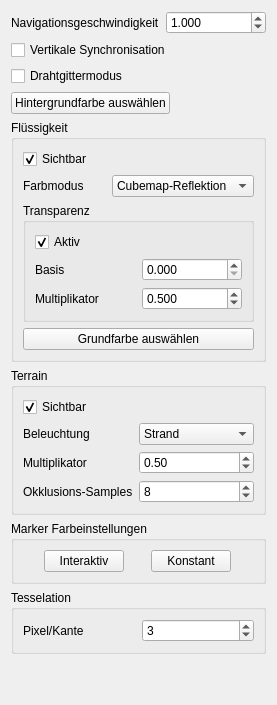
         <widget class="QWidget" name="tab_3">
          <attribute name="title">
           <string>OpenGL</string>
          </attribute>
          <layout class="QVBoxLayout" name="verticalLayout_4">
           <item>
            <layout class="QHBoxLayout" name="horizontalLayout_4">
             <item>
              <widget class="QLabel" name="label">
               <property name="text">
                <string>Navigationsgeschwindigkeit</string>
               </property>
              </widget>
             </item>
             <item>
              <widget class="QDoubleSpinBox" name="set_navigationSpeed">
               <property name="decimals">
                <number>3</number>
               </property>
               <property name="minimum">
                <double>0.001000000000000</double>
               </property>
               <property name="maximum">
                <double>1000.000000000000000</double>
               </property>
               <property name="singleStep">
                <double>0.100000000000000</double>
               </property>
               <property name="value">
                <double>1.000000000000000</double>
               </property>
              </widget>
             </item>
            </layout>
           </item>
           <item>
            <widget class="QCheckBox" name="vsync">
             <property name="text">
              <string>Vertikale Synchronisation</string>
             </property>
            </widget>
           </item>
           <item>
            <widget class="QCheckBox" name="set_wireframe">
             <property name="text">
              <string>Drahtgittermodus</string>
             </property>
            </widget>
           </item>
           <item>
            <widget class="QPushButton" name="act_selectBackgroundColor">
             <property name="sizePolicy">
              <sizepolicy hsizetype="Fixed" vsizetype="Fixed">
               <horstretch>0</horstretch>
               <verstretch>0</verstretch>
              </sizepolicy>
             </property>
             <property name="text">
              <string>Hintergrundfarbe auswählen</string>
             </property>
            </widget>
           </item>
           <item>
            <widget class="QGroupBox" name="groupBox_6">
             <property name="title">
              <string>Flüssigkeit</string>
             </property>
             <layout class="QGridLayout" name="gridLayout_15">
              <item row="2" column="0">
               <widget class="QGroupBox" name="groupBox_11">
                <property name="title">
                 <string>Transparenz</string>
                </property>
                <layout class="QVBoxLayout" name="verticalLayout_18">
                 <item>
                  <layout class="QGridLayout" name="gridLayout_13">
                   <item row="1" column="0">
                    <widget class="QLabel" name="label_6">
                     <property name="text">
                      <string>Basis</string>
                     </property>
                    </widget>
                   </item>
                   <item row="1" column="1">
                    <widget class="QDoubleSpinBox" name="set_waterTransparencyBase">
                     <property name="decimals">
                      <number>3</number>
                     </property>
                     <property name="maximum">
                      <double>10.000000000000000</double>
                     </property>
                     <property name="singleStep">
                      <double>0.100000000000000</double>
                     </property>
                    </widget>
                   </item>
                   <item row="2" column="0">
                    <widget class="QLabel" name="label_18">
                     <property name="text">
                      <string>Multiplikator</string>
                     </property>
                    </widget>
                   </item>
                   <item row="2" column="1">
                    <widget class="QDoubleSpinBox" name="set_waterTransparencyMult">
                     <property name="decimals">
                      <number>3</number>
                     </property>
                     <property name="singleStep">
                      <double>0.100000000000000</double>
                     </property>
                     <property name="value">
                      <double>0.500000000000000</double>
                     </property>
                    </widget>
                   </item>
                   <item row="0" column="0">
                    <widget class="QCheckBox" name="set_waterTransparency">
                     <property name="text">
                      <string>Aktiv</string>
                     </property>
                     <property name="checked">
                      <bool>true</bool>
                     </property>
                    </widget>
                   </item>
                  </layout>
                 </item>
                </layout>
               </widget>
              </item>
              <item row="3" column="0">
               <widget class="QPushButton" name="set_waterColor">
                <property name="sizePolicy">
                 <sizepolicy hsizetype="Minimum" vsizetype="Minimum">
                  <horstretch>0</horstretch>
                  <verstretch>0</verstretch>
                 </sizepolicy>
                </property>
                <property name="text">
                 <string>Grundfarbe auswählen</string>
                </property>
               </widget>
              </item>
              <item row="1" column="0">
               <layout class="QGridLayout" name="gridLayout_14">
                <item row="0" column="0">
                 <widget class="QCheckBox" name="set_waterVisible">
                  <property name="text">
                   <string>Sichtbar</string>
                  </property>
                  <property name="checked">
                   <bool>true</bool>
                  </property>
                 </widget>
                </item>
                <item row="1" column="0">
                 <widget class="QLabel" name="label_37">
                  <property name="text">
                   <string>Farbmodus</string>
                  </property>
                 </widget>
                </item>
                <item row="1" column="1">
                 <widget class="QComboBox" name="set_colorMode">
                  <item>
                   <property name="text">
                    <string>Cubemap-Reflektion</string>
                   </property>
                  </item>
                  <item>
                   <property name="text">
                    <string>Gradient</string>
                   </property>
                  </item>
                 </widget>
                </item>
               </layout>
              </item>
             </layout>
            </widget>
           </item>
           <item>
            <widget class="QGroupBox" name="groupBox_7">
             <property name="title">
              <string>Terrain</string>
             </property>
             <layout class="QGridLayout" name="gridLayout_17">
              <item row="1" column="0">
               <layout class="QGridLayout" name="gridLayout_16">
                <item row="0" column="0">
                 <layout class="QGridLayout" name="gridLayout_20">
                  <item row="1" column="0">
                   <widget class="QLabel" name="label_24">
                    <property name="text">
                     <string>Multiplikator</string>
                    </property>
                   </widget>
                  </item>
                  <item row="0" column="0">
                   <widget class="QLabel" name="label_19">
                    <property name="text">
                     <string>Beleuchtung</string>
                    </property>
                   </widget>
                  </item>
                  <item row="1" column="1">
                   <widget class="QDoubleSpinBox" name="set_terrainMult">
                    <property name="maximum">
                     <double>10.000000000000000</double>
                    </property>
                    <property name="singleStep">
                     <double>0.100000000000000</double>
                    </property>
                    <property name="value">
                     <double>0.500000000000000</double>
                    </property>
                   </widget>
                  </item>
                  <item row="0" column="1">
                   <widget class="QComboBox" name="set_terrainLighting">
                    <item>
                     <property name="text">
                      <string>Strand</string>
                     </property>
                    </item>
                    <item>
                     <property name="text">
                      <string>Überbeleuchtet</string>
                     </property>
                    </item>
                    <item>
                     <property name="text">
                      <string>Düster</string>
                     </property>
                    </item>
                   </widget>
                  </item>
                  <item row="2" column="0">
                   <widget class="QLabel" name="label_36">
                    <property name="text">
                     <string>Okklusions-Samples</string>
                    </property>
                   </widget>
                  </item>
                  <item row="2" column="1">
                   <widget class="QSpinBox" name="set_occlusionSamples">
                    <property name="maximum">
                     <number>100</number>
                    </property>
                    <property name="value">
                     <number>8</number>
                    </property>
                   </widget>
                  </item>
                 </layout>
                </item>
               </layout>
              </item>
              <item row="0" column="0">
               <widget class="QCheckBox" name="set_terrainVisible">
                <property name="text">
                 <string>Sichtbar</string>
                </property>
                <property name="checked">
                 <bool>true</bool>
                </property>
               </widget>
              </item>
             </layout>
            </widget>
           </item>
           <item>
            <widget class="QGroupBox" name="groupBox_12">
             <property name="title">
              <string>Marker Farbeinstellungen</string>
             </property>
             <layout class="QHBoxLayout" name="horizontalLayout_2">
              <item>
               <widget class="QPushButton" name="set_markerColorInteractive">
                <property name="sizePolicy">
                 <sizepolicy hsizetype="Fixed" vsizetype="Fixed">
                  <horstretch>0</horstretch>
                  <verstretch>0</verstretch>
                 </sizepolicy>
                </property>
                <property name="text">
                 <string>Interaktiv</string>
                </property>
               </widget>
              </item>
              <item>
               <widget class="QPushButton" name="set_markerColorConstant">
                <property name="sizePolicy">
                 <sizepolicy hsizetype="Fixed" vsizetype="Fixed">
                  <horstretch>0</horstretch>
                  <verstretch>0</verstretch>
                 </sizepolicy>
                </property>
                <property name="text">
                 <string>Konstant</string>
                </property>
               </widget>
              </item>
             </layout>
            </widget>
           </item>
           <item>
            <widget class="QGroupBox" name="groupBox_16">
             <property name="title">
              <string>Tesselation</string>
             </property>
             <layout class="QGridLayout" name="gridLayout_26">
              <item row="0" column="0">
               <layout class="QGridLayout" name="gridLayout_25">
                <item row="0" column="0">
                 <widget class="QLabel" name="label_34">
                  <property name="text">
                   <string>Pixel/Kante</string>
                  </property>
                 </widget>
                </item>
               </layout>
              </item>
              <item row="0" column="1">
               <widget class="QSpinBox" name="gl_ppedge">
                <property name="minimum">
                 <number>1</number>
                </property>
                <property name="maximum">
                 <number>100</number>
                </property>
                <property name="value">
                 <number>3</number>
                </property>
               </widget>
              </item>
             </layout>
            </widget>
           </item>
           <item>
            <spacer name="verticalSpacer_3">
             <property name="orientation">
              <enum>Qt::Vertical</enum>
             </property>
             <property name="sizeHint" stdset="0">
              <size>
               <width>20</width>
               <height>40</height>
              </size>
             </property>
            </spacer>
           </item>
          </layout>
         </widget>
